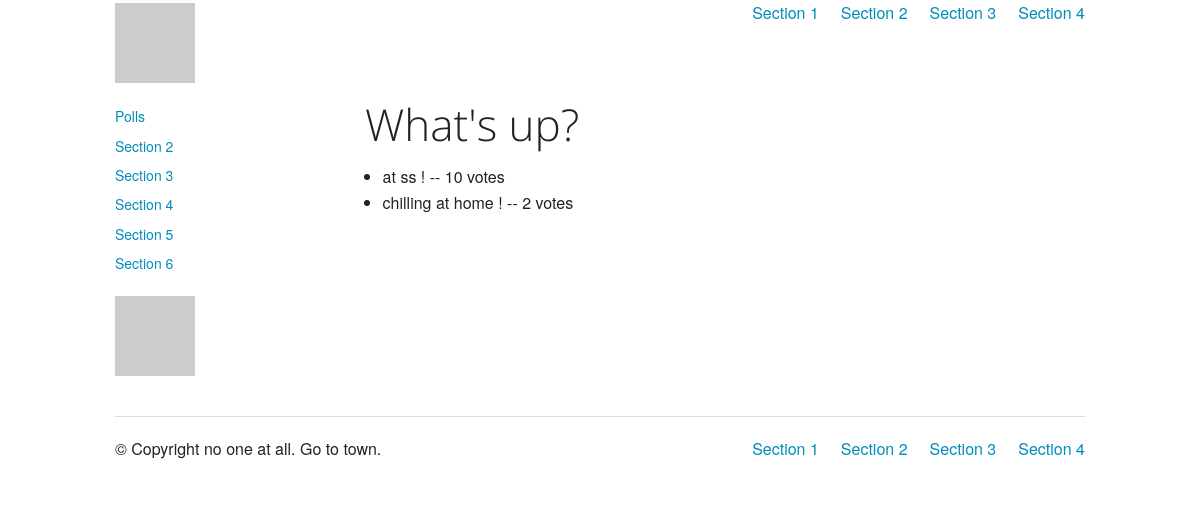
The app's page /polls/2/results/ with its own data.
### polls/models.py (models this page shows, shortened)
class Question(models.Model):
	question_text = models.CharField(max_length=200)
	pub_date = models.DateTimeField('date published')
	def was_published_recently(self):
		return self.pub_date >= timezone.now() - datetime.timedelta(days=1)
	was_published_recently.admin_order_field = 'pub_date'
	was_published_recently.boolean = True
	was_published_recently.short_description = 'Published recently?'

class Choice(models.Model):
	question = models.ForeignKey(Question)
	choice_text = models.CharField(max_length=200)
	votes = models.IntegerField(default=0)

### polls/views.py (the view)
# urls.py: url(r'^(?P<question_id>\d+)/results/$',views.results, name='results'),
def results(request, question_id):
	question = get_object_or_404(Question, pk=question_id)
	return render(request, 'polls/results.html', {
		'question':question
		}
)

### polls/templates/polls/results.html
{%extends 'base.html'%}
{%block content%}
<h1>{{question.question_text}}</h1>
<ul>
		{% for choice in question.choice_set.all %}
		<li>{{choice.choice_text}} -- {{choice.votes}} vote{{choice.votes|pluralize}}</li>
		{% endfor %}
</ul>
{% endblock %}

### records on screen
Question: question_text "What's up?"
Choice: choice_text "at ss !", votes "10"
Choice: choice_text "chilling at home !", votes "2"
